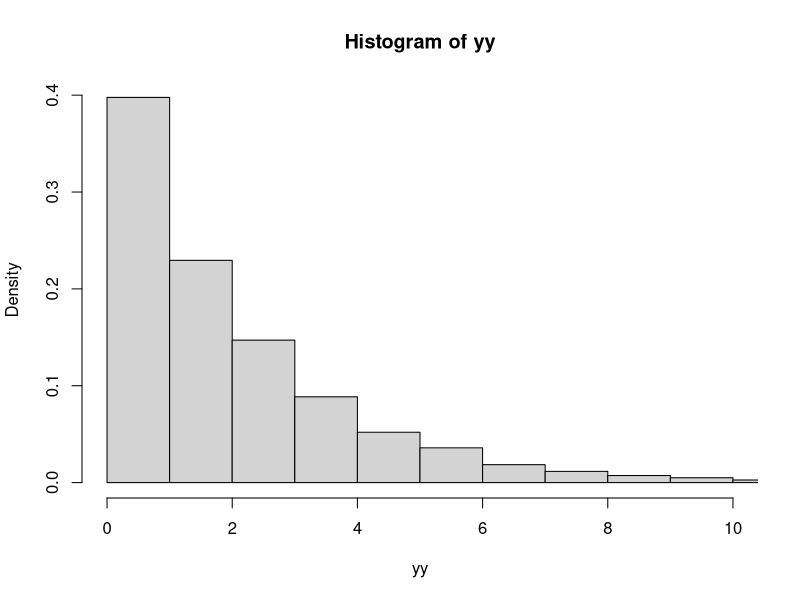
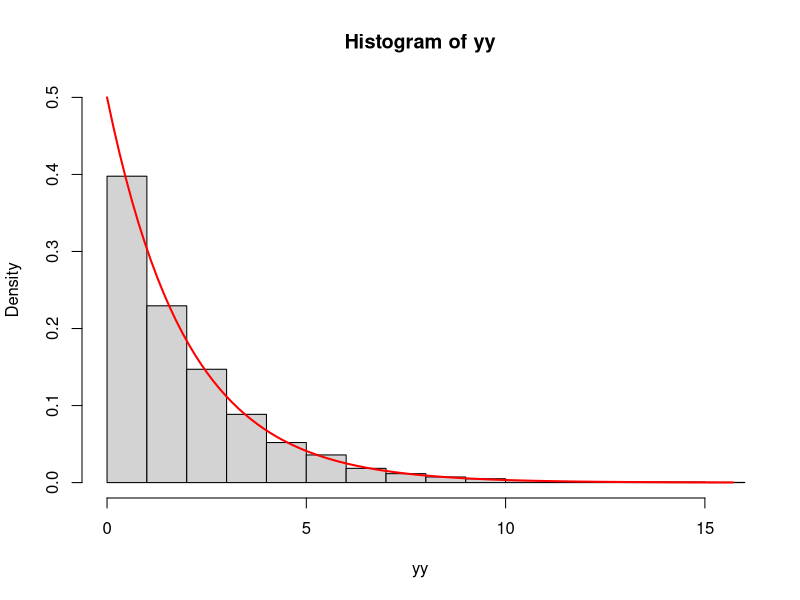
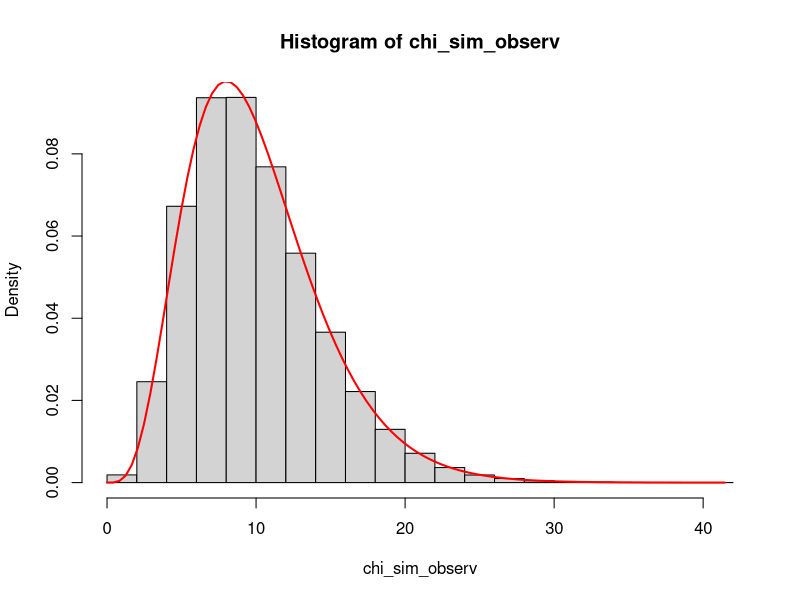
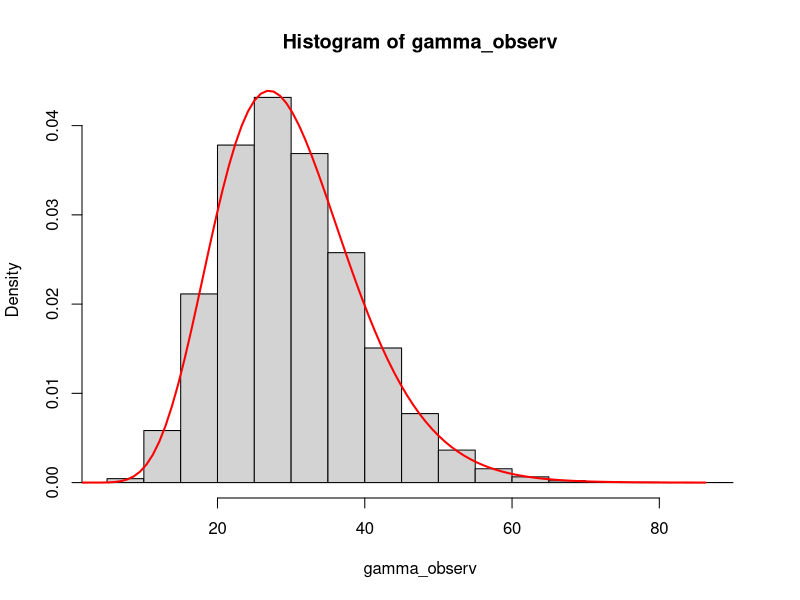
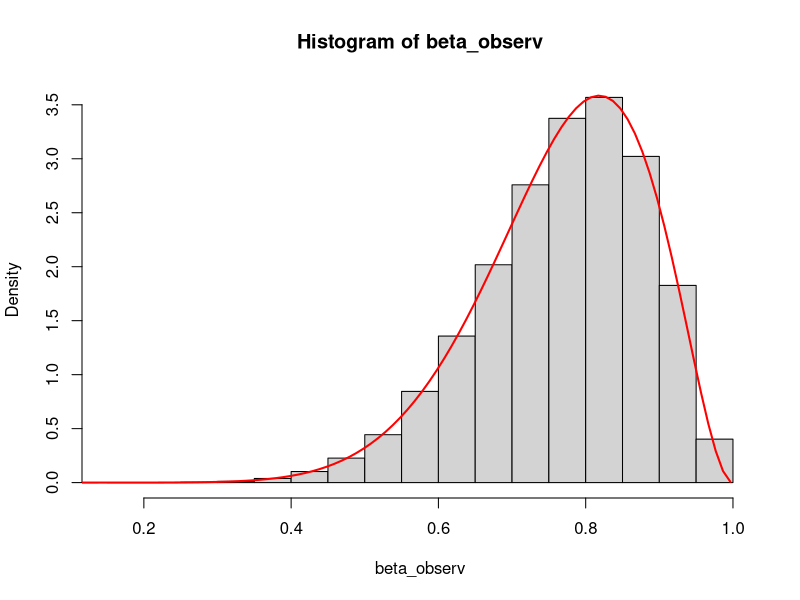
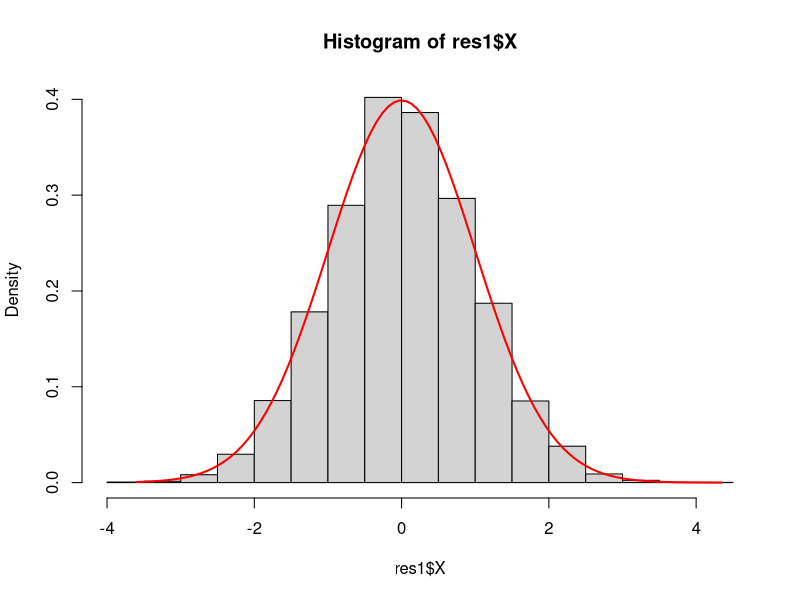
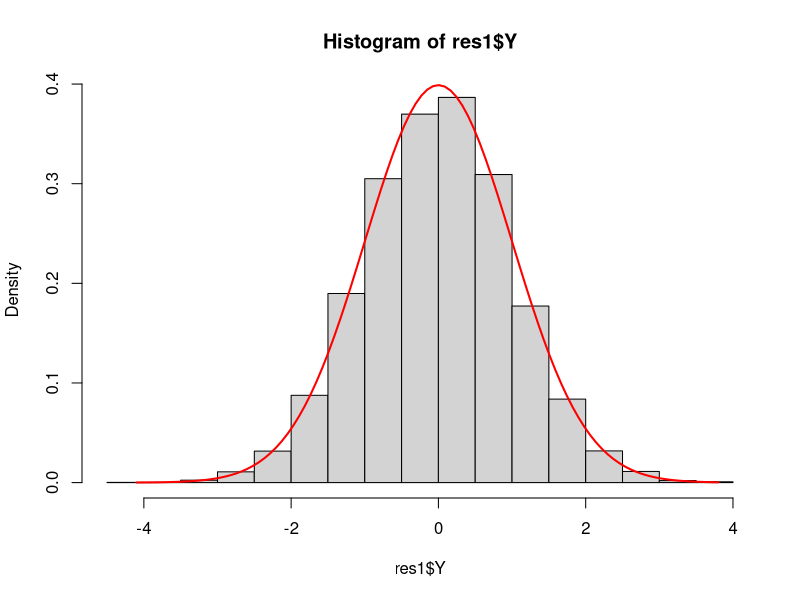
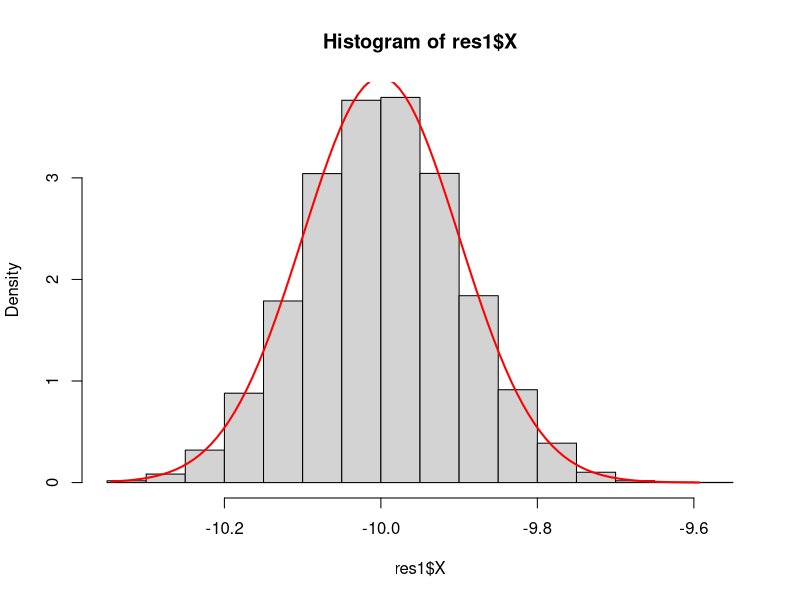

Source code (R) for these figures, in order:
## ---- chunk 1
#| warning: false
#| message: false
#| fit-height: 9
#| fig-width: 12

f <- function(n, lamb) {
    U <- runif(n)
    Y <- -lamb * log(U)
    return(Y)
}

n <- 1e+4
lambda = 2
yy <- f(n, lambda)

Mean <- mean(yy)
Var <- var(yy)

cat("Mean Sim data: ", Mean, "\n", "Variance Sim data: ", Var, "\n", sep = "")
n <- 1e+5
yy2 <- f(n, lambda)
Mean <- mean(yy2)
Var <- var(yy2)

cat("Mean Sim data: ", Mean, "\n", "Variance Sim data: ", Var, "\n", sep = "")

hist(yy, freq = FALSE, xlim = c(0, 10))
hist(yy, breaks = 16, xlim = c(0, max(yy)), ylim = c(0, 0.5), freq = FALSE)
curve(dexp(x, rate = 1/2), 0, max(yy), lwd = 2, col = "red", add = TRUE)
## ---- chunk 2
#| warning: false
#| message: false
#| fit-height: 9
#| fig-width: 12


############################

chi_sim <- function(v) {
    U <- runif(v)
    return(-2 * sum(log(U)))
}

n <- 1e+5

chi_sim_observ <- replicate(n, chi_sim(5))
head(chi_sim_observ)


cat("Mean sim: ", mean(chi_sim_observ), "\n", 
    "Var sim: ", var(chi_sim_observ), "\n", sep = "")


hist(chi_sim_observ, freq = FALSE, breaks = 16)
curve(dchisq(x, df = 10), 0, max(chi_sim_observ), lwd = 2, col = "red", add = TRUE)
## ---- chunk 3
#| warning: false
#| message: false
#| fit-height: 9
#| fig-width: 12


######################

gamma_sim <- function(a, b) {
    U <- runif(a)
    return(-b * sum(log(U)))
}


n <- 1e+5
a <- 10; b <- 3
gamma_observ <- replicate(n, gamma_sim(a, b))
head(gamma_observ)


cat("Mean sim: ", mean(gamma_observ), "\n", 
    "Var sim: ", var(gamma_observ), "\n", sep = "")


hist(gamma_observ, freq = FALSE, breaks = 16)
curve(dgamma(x, shape = a, scale = b), 0, max(gamma_observ), lwd = 2, col = "red", add = TRUE)

## ---- chunk 4
#| warning: false
#| message: false
#| fit-height: 9
#| fig-width: 12


beta_sim <- function(a, b) {
    U <- runif(a + b)
    temp <- log(U)
    temp2 <- sum(temp[1:a])
    return(temp2 / sum(temp))
}

n <- 1e+5
a <- 10; b <- 3
beta_observ <- replicate(n, beta_sim(a, b))
head(beta_observ)


cat("Mean sim: ", mean(beta_observ), "\n", 
    "Var sim: ", var(beta_observ), "\n", sep = "")


hist(beta_observ, freq = FALSE, breaks = 16)
curve(dbeta(x, shape1 = a, shape2 = b), 0, max(beta_observ), lwd = 2, col = "red", add = TRUE)

## ---- chunk 5
#| warning: false
#| message: false
#| fit-height: 9
#| fig-width: 12


boxMuller <- function(n, mu = 0, sig = 1) {
    U <- runif(n)
    V <- runif(n)
    X <- sqrt(-2 * log(U)) * cos(2 * pi * V)
    Y <- sqrt(-2 * log(U)) * sin(2 * pi * V)
    return(list(X = sig * X + mu, Y = sig * Y + mu))
}

n <- 1e+4

res1 <- boxMuller(n = n)

cat("Mean X: ", mean(res1$X), "\n", "Variance X: ", var(res1$X), "\n", 
    "Mean Y: ", mean(res1$Y), "\n", "Variance Y: ", var(res1$Y), "\n", 
    "Corr(X, Y): ", cor(res1$X, res1$Y), "\n", sep = "")


hist(res1$X, freq = FALSE, breaks = 16)
curve(dnorm(x), min(res1$X), max(res1$X), lwd = 2, col = "red", add = TRUE)


hist(res1$Y, freq = FALSE, breaks = 16)
curve(dnorm(x), min(res1$Y), max(res1$Y), lwd = 2, col = "red", add = TRUE)




res1 <- boxMuller(n = n, mu = -10, sig = 0.1)

cat("Mean X: ", mean(res1$X), "\n", "Variance X: ", var(res1$X), "\n", 
    "Mean Y: ", mean(res1$Y), "\n", "Variance Y: ", var(res1$Y), "\n", 
    "Corr(X, Y): ", cor(res1$X, res1$Y), "\n", sep = "")


hist(res1$X, freq = FALSE, breaks = 16)
curve(dnorm(x, mean = -10, sd = 0.1), min(res1$X), max(res1$X), lwd = 2, col = "red", add = TRUE)


hist(res1$Y, freq = FALSE, breaks = 16)
curve(dnorm(x, mean = -10, sd = 0.1), min(res1$Y), max(res1$Y), lwd = 2, col = "red", add = TRUE)
## ---- chunk 6
#| warning: false
#| message: false
#| fit-height: 9
#| fig-width: 12

######################### Categorical Data

xx <- 0:4
res1 <- pbinom(xx, size = 4, prob = 5/8)
res1

f_binom <- function(n) {
    U <- runif(n)
    fun <- function(x) {
        temp <- sum(x > res1)
        return(temp)
    }
    temp2 <- lapply(U, fun) |> unlist()
    return(temp2)
}

n <- 1e+5
ress <- f_binom(n)
head(ress)

cat("Mean binom sim: ", mean(ress), "\n", 
    "variance Binom sim : ", var(ress), "\n", 
     sep = "")

## ---- chunk 7
#| warning: false
#| message: false
#| fit-height: 9
#| fig-width: 12

### Geometric Distribution

geom_sim <- function(n, p) {
    q <- 1 - p
    U <- runif(n)
    res1 <- log(U) / log(q)
    return(ceiling(res1))
} 

temp <- geom_sim(1e+5, p = 1/3)
cat("Mean sim: ", mean(temp), "\n", 
    "Variance sim: ", var(temp), "\n", sep = "")


temp <- geom_sim(1e+6, p = 1/5)
cat("Mean sim: ", mean(temp), "\n", 
    "Variance sim: ", var(temp), "\n", sep = "")
## ---- chunk 8
#| warning: false
#| message: false
#| fit-height: 9
#| fig-width: 12

## Poisson distribution


p_sim <- function(la = 18.69, n = 5e+3) {
    temp1 <- matrix(rpois(n = 13 * n, lambda = la), nrow = 13, ncol = n)
    ress1 <- apply(temp1, MARGIN = 1, FUN = function(x) return(var(x)))
    return(ress1)
}

ress <- p_sim()
ress |> head()

a <- 44.9
prob <- mean(ress > a)
prob



ress <- p_sim(n = 1e+6)
ress |> head()

a <- 44.9
prob <- mean(ress > a)
prob

hist(ress, freq = FALSE, col = "orange")

cat("Mean sim: ", mean(ress), "\n", 
    "Standard Deviation of sim: ", sd(ress), "\n", sep = "")


